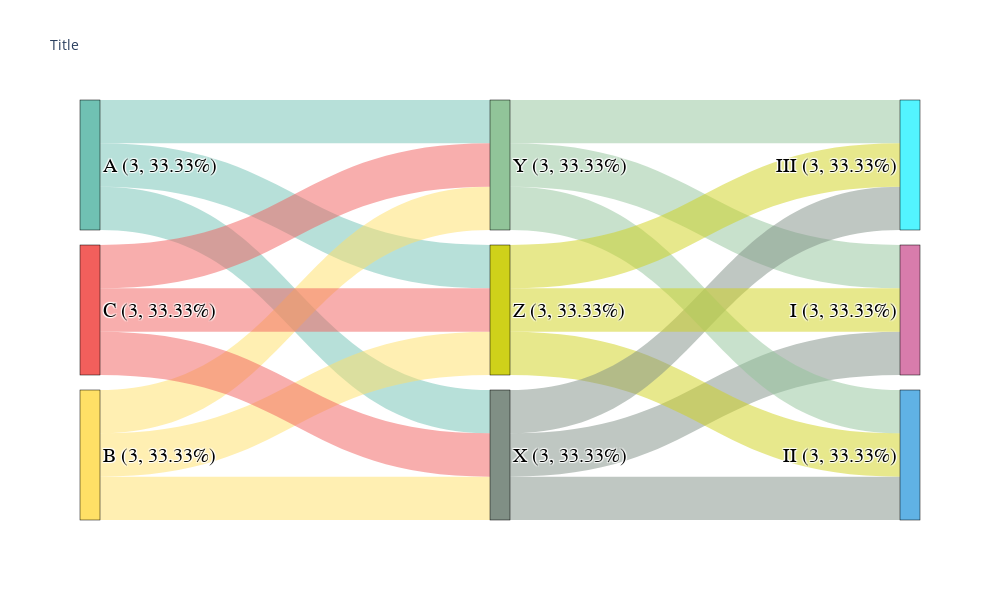

The notebook cell saved with this chart:
### Code cell
# 3 fields example

create_sankey(df, 'source', 'dest1', 'weight', 'count', 'dest2')

### Figure 1 — Plotly figure (JSON) as saved in the notebook; plotly's stock layout.template omitted (floating-point values rounded to 4 significant figures)
{"data": [{"link": {"color": ["rgba(112,193,179,0.5)", "rgba(112,193,179,0.5)", "rgba(112,193,179,0.5)", "rgba(255,224,102,0.5)", "rgba(255,224,102,0.5)", "rgba(255,224,102,0.5)", "rgba(242,95,92,0.5)", "rgba(242,95,92,0.5)", "rgba(242,95,92,0.5)", "rgba(128,143,133,0.5)", "rgba(145,196,153,0.5)", "rgba(207,209,26,0.5)", "rgba(128,143,133,0.5)", "rgba(145,196,153,0.5)", "rgba(207,209,26,0.5)", "rgba(128,143,133,0.5)", "rgba(145,196,153,0.5)", "rgba(207,209,26,0.5)"], "source": [0, 0, 0, 8, 8, 8, 2, 2, 2, 5, 3, 4, 5, 3, 4, 5, 3, 4], "target": [5, 3, 4, 5, 3, 4, 5, 3, 4, 6, 6, 7, 1, 7, 6, 7, 1, 1], "value": [1, 1, 1, 1, 1, 1, 1, 1, 1, 1, 1, 1, 1, 1, 1, 1, 1, 1]}, "node": {"color": ["#70C1B3", "#53F4FF", "#F25F5C", "#91C499", "#CFD11A", "#808F85", "#D87CAC", "#60B2E5", "#FFE066"], "label": ["A (3, 33.33%)", "III (3, 33.33%)", "C (3, 33.33%)", "Y (3, 33.33%)", "Z (3, 33.33%)", "X (3, 33.33%)", "I (3, 33.33%)", "II (3, 33.33%)", "B (3, 33.33%)"], "line": {"color": "black", "width": 0.5}, "pad": 15, "thickness": 20}, "textfont": {"color": "black", "family": "Bahnschrift SemiBold", "size": 20}, "type": "sankey"}], "layout": {"font": {"size": 10}, "height": 600, "title": {"text": "Title"}, "width": 1000}}
